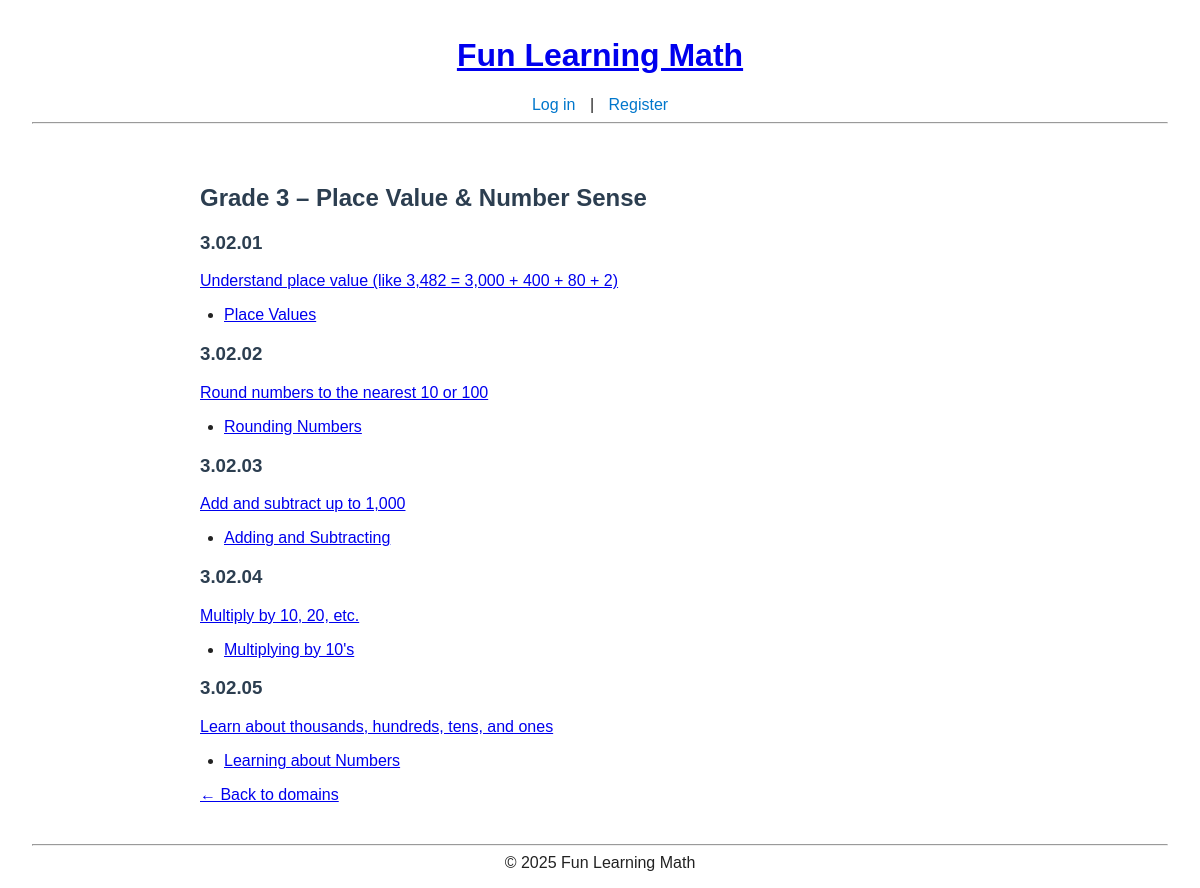
The page /curriculum/3/place-value-number-sense/ on the database its author committed.
### curriculum/models.py (models this page shows, shortened)
class Domain(models.Model):
    grade = models.ForeignKey(Grade, on_delete=models.CASCADE, related_name="domains")
    name  = models.CharField(max_length=100)
    slug  = models.SlugField(max_length=120, blank=True)
    sort_order = models.PositiveSmallIntegerField(default=00)
    class Meta:
        unique_together = ("grade", "name")
        ordering = ["grade__level", "sort_order", "name"]
    def __str__(self):
        return f"{self.grade} – {self.name}"

class Grade(models.Model):
    level = models.PositiveSmallIntegerField(unique=True)   # 3-8, 9(SHSAT), 10(SAT)
    class Meta:
        ordering = ["level"]
    def __str__(self):
        special_names = {
            9: "SHSAT",
            10: "SAT",
        }
        return special_names.get(self.level, f"Grade {self.level}")

class Standard(models.Model):
    domain      = models.ForeignKey(Domain, on_delete=models.CASCADE, related_name="standards")
    code        = models.CharField(max_length=20, unique=True)
    description = models.TextField()

class Lesson(models.Model):
    title = models.CharField(max_length=200)
    content = models.TextField(blank=True)               # or RichText in future
    attachment = models.FileField(upload_to="lessons/", blank=True, null=True)
    standard = models.ForeignKey(Standard, on_delete=models.CASCADE, related_name="lessons")
    created_at = models.DateTimeField(auto_now_add=True)

### curriculum/views.py (the view)
# urls.py: path("<int:grade_level>/<slug:domain_slug>/", StandardListView.as_view(), name="standard_list"),
class StandardListView(ListView):
    template_name = "curriculum/standard_list.html"
    context_object_name = "standards"
    def get_queryset(self):
        self.domain = get_object_or_404(
            Domain,
            grade__level=self.kwargs["grade_level"],
            slug=self.kwargs["domain_slug"],
        )
        return self.domain.standards.all()
    def get_context_data(self, **kwargs):
        ctx = super().get_context_data(**kwargs)
        ctx["domain"] = self.domain
        ctx["grade"] = self.domain.grade
        return ctx

### curriculum/templates/curriculum/standard_list.html (shortened to what this page needs)
{% extends "base.html" %}
{% block content %}
<h2>{{ domain }}</h2>
{% for s in standards %}
  <h3>{{ s.code }}</h3>
  <p>
    <a href="{% url 'curriculum:standard_detail' domain.grade.level domain.slug s.id %}">
      {{ s.description }}
    </a>
  </p>
  <ul>
    {% for lesson in s.lessons.all %}
      <li>
        <a href="{% url 'curriculum:lesson_detail' domain.grade.level domain.slug lesson.pk %}">
          {{ lesson.title }}
        </a>
      </li>
    {% empty %}
      <li>No lessons yet.</li>
    {% endfor %}
  </ul>
{% endfor %}
<a href="{% url 'grade_detail' grade.level %}">← Back to domains</a>
{% endblock %}

### static/style.css (style rules this page uses)
body { font-family: Arial, sans-serif; background-color: #fff; color: #222; margin: 0; padding: 0 1rem; }
h1, h2, h3 { color: #2c3e50; }
ul { padding-left: 1.5rem; }
ul li { margin-bottom: 0.5rem; }

### rows shown on the page
Domain: grade+name "Grade 3 – Place Value & Number Sense"
Standard: code "3.02.01", description "Understand place value (like 3,482 = 3,000 + 400 + 80 + 2)"
Lesson: title "Place Values"
Standard: code "3.02.02", description "Round numbers to the nearest 10 or 100"
Lesson: title "Rounding Numbers"
Standard: code "3.02.03", description "Add and subtract up to 1,000"
Lesson: title "Adding and Subtracting"
Standard: code "3.02.04", description "Multiply by 10, 20, etc."
Lesson: title "Multiplying by 10's"
Standard: code "3.02.05", description "Learn about thousands, hundreds, tens, and ones"
Lesson: title "Learning about Numbers"
